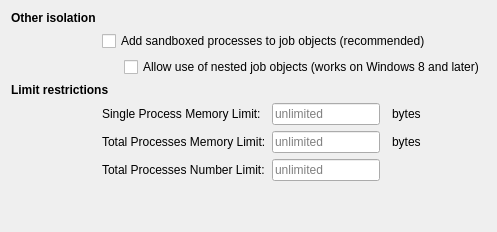
           <widget class="QWidget" name="tabJob">
            <attribute name="title">
             <string>Job Object</string>
            </attribute>
            <layout class="QGridLayout" name="gridLayout_51">
             <item row="0" column="0">
              <layout class="QGridLayout" name="gridLayout_50">
               <item row="7" column="0">
                <spacer name="verticalSpacer_45">
                 <property name="orientation">
                  <enum>Qt::Orientation::Vertical</enum>
                 </property>
                 <property name="sizeHint" stdset="0">
                  <size>
                   <width>20</width>
                   <height>40</height>
                  </size>
                 </property>
                </spacer>
               </item>
               <item row="3" column="0" colspan="2">
                <widget class="QLabel" name="lblLimit">
                 <property name="font">
                  <font>
                   <bold>true</bold>
                   <kerning>true</kerning>
                  </font>
                 </property>
                 <property name="toolTip">
                  <string>Protect the system from sandboxed processes</string>
                 </property>
                 <property name="text">
                  <string>Limit restrictions</string>
                 </property>
                </widget>
               </item>
               <item row="5" column="3">
                <widget class="QLineEdit" name="txtTotalMemory">
                 <property name="maximumSize">
                  <size>
                   <width>125</width>
                   <height>16777215</height>
                  </size>
                 </property>
                 <property name="toolTip">
                  <string>Leave it blank to disable the setting</string>
                 </property>
                 <property name="placeholderText">
                  <string>unlimited</string>
                 </property>
                </widget>
               </item>
               <item row="2" column="1">
                <widget class="QLabel" name="label_63">
                 <property name="sizePolicy">
                  <sizepolicy hsizetype="Fixed" vsizetype="Fixed">
                   <horstretch>0</horstretch>
                   <verstretch>0</verstretch>
                  </sizepolicy>
                 </property>
                 <property name="minimumSize">
                  <size>
                   <width>16</width>
                   <height>0</height>
                  </size>
                 </property>
                 <property name="text">
                  <string/>
                 </property>
                </widget>
               </item>
               <item row="6" column="1" colspan="2">
                <widget class="QLabel" name="label_86">
                 <property name="text">
                  <string>Total Processes Number Limit:</string>
                 </property>
                 <property name="buddy">
                  <cstring>txtTotalNumber</cstring>
                 </property>
                </widget>
               </item>
               <item row="6" column="3">
                <widget class="QLineEdit" name="txtTotalNumber">
                 <property name="maximumSize">
                  <size>
                   <width>125</width>
                   <height>16777215</height>
                  </size>
                 </property>
                 <property name="toolTip">
                  <string>Leave it blank to disable the setting</string>
                 </property>
                 <property name="placeholderText">
                  <string>unlimited</string>
                 </property>
                </widget>
               </item>
               <item row="2" column="2" colspan="4">
                <widget class="QCheckBox" name="chkNestedJobs">
                 <property name="text">
                  <string>Allow use of nested job objects (works on Windows 8 and later)</string>
                 </property>
                </widget>
               </item>
               <item row="1" column="1" colspan="5">
                <widget class="QCheckBox" name="chkAddToJob">
                 <property name="text">
                  <string>Add sandboxed processes to job objects (recommended)</string>
                 </property>
                </widget>
               </item>
               <item row="0" column="0">
                <widget class="QLabel" name="lblJob">
                 <property name="font">
                  <font>
                   <bold>true</bold>
                   <kerning>true</kerning>
                  </font>
                 </property>
                 <property name="toolTip">
                  <string>Protect the sandbox integrity itself</string>
                 </property>
                 <property name="text">
                  <string>Other isolation</string>
                 </property>
                </widget>
               </item>
               <item row="4" column="1" colspan="2">
                <widget class="QLabel" name="label_53">
                 <property name="text">
                  <string>Single Process Memory Limit:</string>
                 </property>
                 <property name="buddy">
                  <cstring>txtSingleMemory</cstring>
                 </property>
                </widget>
               </item>
               <item row="7" column="5">
                <spacer name="horizontalSpacer_23">
                 <property name="orientation">
                  <enum>Qt::Orientation::Horizontal</enum>
                 </property>
                 <property name="sizeHint" stdset="0">
                  <size>
                   <width>40</width>
                   <height>20</height>
                  </size>
                 </property>
                </spacer>
               </item>
               <item row="5" column="5">
                <widget class="QLabel" name="lblTotalMemory">
                 <property name="text">
                  <string>bytes</string>
                 </property>
                </widget>
               </item>
               <item row="4" column="3">
                <widget class="QLineEdit" name="txtSingleMemory">
                 <property name="maximumSize">
                  <size>
                   <width>125</width>
                   <height>16777215</height>
                  </size>
                 </property>
                 <property name="toolTip">
                  <string>Leave it blank to disable the setting</string>
                 </property>
                 <property name="placeholderText">
                  <string>unlimited</string>
                 </property>
                </widget>
               </item>
               <item row="5" column="1" colspan="2">
                <widget class="QLabel" name="label_56">
                 <property name="text">
                  <string>Total Processes Memory Limit:</string>
                 </property>
                 <property name="buddy">
                  <cstring>txtTotalMemory</cstring>
                 </property>
                </widget>
               </item>
               <item row="4" column="5">
                <widget class="QLabel" name="lblSingleMemory">
                 <property name="text">
                  <string>bytes</string>
                 </property>
                </widget>
               </item>
               <item row="6" column="5">
                <widget class="QLabel" name="lblTotalNumber">
                 <property name="text">
                  <string/>
                 </property>
                </widget>
               </item>
              </layout>
             </item>
            </layout>
           </widget>
